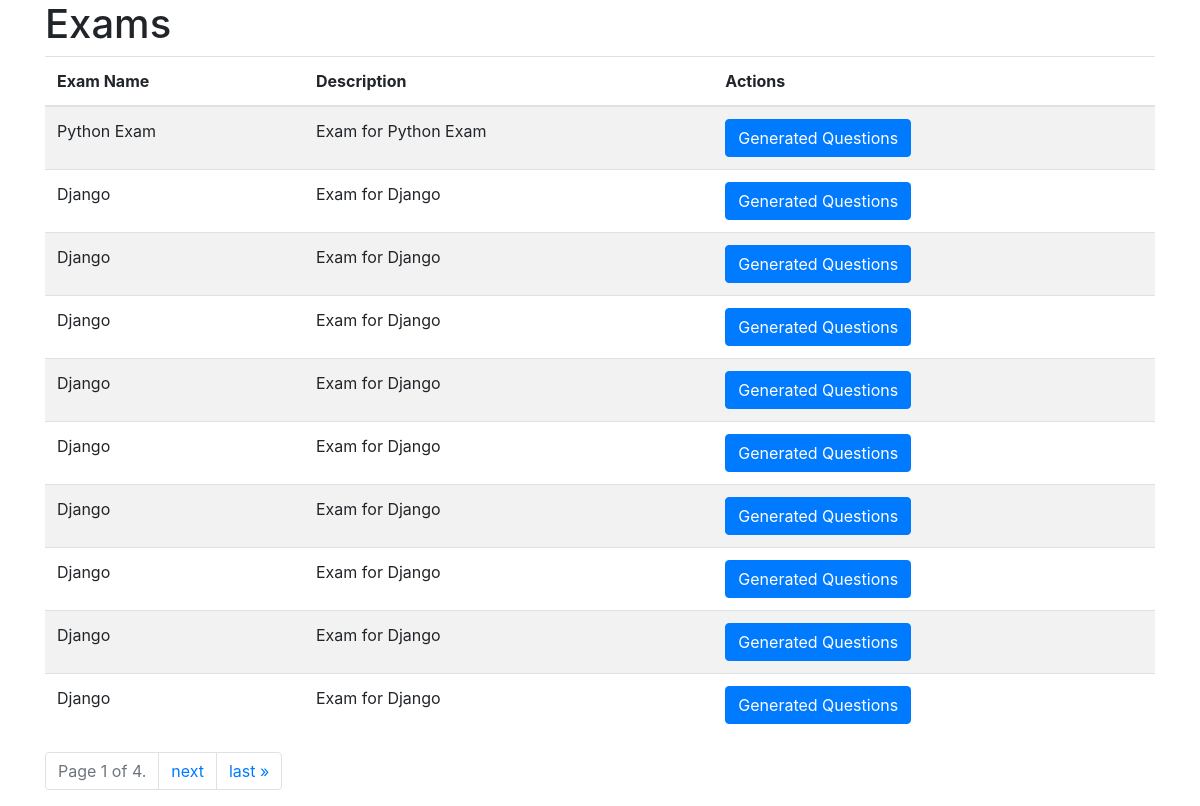
The app's page /exams/ with its own data.
### core/models/exam.py (models this page shows, shortened)
class Exam(Timestamp):
    exam_name = models.CharField(max_length=255, blank=False, null=False)
    description = models.TextField(blank=False, null=False)

### core/views/exam.py (the view)
# urls.py: path('exams/', ExamListView.as_view(), name='exam'),
class ExamListView(ListView):
    model = Exam
    template_name = 'exam.html'
    context_object_name = 'exams'
    paginate_by = 10
    def get_queryset(self):
        queryset = super().get_queryset()
        return queryset.order_by('id')  # Modify the ordering as per your requirement
    def get_context_data(self, **kwargs):
        context = super().get_context_data(**kwargs)
        queryset = self.get_queryset()  # Get the complete queryset
        paginator = Paginator(queryset, self.paginate_by)
        page_number = self.request.GET.get('page')
        exams = paginator.get_page(page_number)
        context[self.context_object_name] = exams
        return context

### templates/exam.html (shortened to what this page needs)
<!DOCTYPE html>
<html>
<head>
    <link rel="stylesheet" href="https://maxcdn.bootstrapcdn.com/bootstrap/4.3.1/css/bootstrap.min.css">
</head>
<body>
    <div class="container">
        <h1>Exams</h1>
        <table class="table table-striped">
            <thead>
                <tr>
                    <th>Exam Name</th>
                    <th>Description</th>
                    <th>Actions</th>
                </tr>
            </thead>
            <tbody>
                {% for exam in exams %}
                <tr>
                    <td>{{ exam.exam_name }}</td>
                    <td>{{ exam.description }}</td>
                    <td>
                        <a href="{% url 'question_bank' %}?exam_id={{ exam.id }}" class="btn btn-primary">Generated Questions</a>
                    </td>
                </tr>
                {% endfor %}
            </tbody>
        </table>
        <div class="pagination">
            <ul class="pagination justify-content-center">
                <li class="page-item disabled">
                    <span class="page-link">
                        Page {{ exams.number }} of {{ exams.paginator.num_pages }}.
                    </span>
                </li>
                {% if exams.has_next %}
                    <li class="page-item">
                        <a class="page-link" href="?page={{ exams.next_page_number }}">next</a>
                    </li>
                    <li class="page-item">
                        <a class="page-link" href="?page={{ exams.paginator.num_pages }}">last &raquo;</a>
                    </li>
                {% endif %}
            </ul>
        </div>
    </div>
</body>
</html>

### records on screen
Exam: exam_name "Python Exam", description "Exam for Python Exam"
Exam: exam_name "Django", description "Exam for Django"
Exam: exam_name "Django", description "Exam for Django"
Exam: exam_name "Django", description "Exam for Django"
Exam: exam_name "Django", description "Exam for Django"
Exam: exam_name "Django", description "Exam for Django"
Exam: exam_name "Django", description "Exam for Django"
Exam: exam_name "Django", description "Exam for Django"
Exam: exam_name "Django", description "Exam for Django"
Exam: exam_name "Django", description "Exam for Django"

### other values on screen
{{ exams.number }} "1"
{{ exams.paginator.num_pages }} "4"
